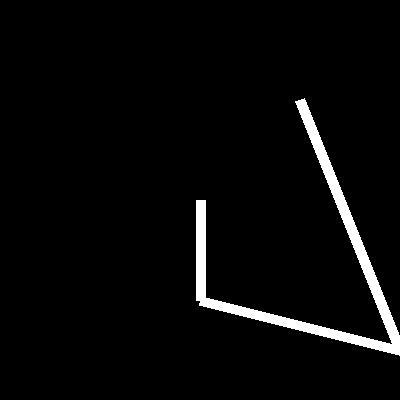
#> input picture tracks/test_track.bmp, 400 x 400 px, found by its file name
$ python edge_follow.py
#> lines starting #> are read from the running program, lines starting #| are printed output that depends on the picture; after the words box and inside, x2 and y2 are one past the last pixel; in counts of white or black regions, pixels touching at a corner belong together
### src/hand_solutions/pixel_ordering.py
import cv2
import numpy as np
from math import sqrt
import numpy as np


def order_pixels(pixel_coords: list, image_width) -> tuple:
    """Function that receives an unordered list of pixel coordinates and returns
    a tuple with the same elements in correct order

    Args:
        pixel_coords (list): list of tuples (x, y)

    Returns:
        tuple: ordered coords
    """
    #pixel_coords = np.asarray(pixel_coords)
    ordered: list = []
    # make dist matrix
    dist_matrix = np.zeros(shape=(len(pixel_coords), len(pixel_coords)))
    for i1, pix in enumerate(pixel_coords):
        for i2, pix2 in enumerate(pixel_coords):
            dist_matrix[i1, i2] = np.linalg.norm(pix-pix2)  # euclidean dist

    # in matrix, start at point closest to 0
    dists = [np.linalg.norm(dist) for dist in pixel_coords - np.array([image_width/2, image_width/2])]
    current_point = np.argmin(dists)
    while(len(ordered) != len(pixel_coords)):
        # save index of current value in ordered if
        ordered.append(current_point)
        # go to row of lowest value in the current row, excluding already found ones
        index_of_min = None
        for i in range(dist_matrix.shape[0]):
            if i in ordered:
                continue
            if not index_of_min:
                index_of_min = i
            if dist_matrix[current_point, i] < dist_matrix[current_point, index_of_min]:
                index_of_min = i
        current_point = index_of_min
    return pixel_coords[ordered]

### src/hand_solutions/edge_follow.py
import numpy as np
import matplotlib.pyplot as plt
from PIL import Image
import cv2 as cv
from src.hand_solutions.pixel_ordering import order_pixels

def add(x, y):
    return x+y


def get_neighbors(point, radius):
    neighbors = []
    for i_y in range(-radius, radius+1):
        for i_x in range(-radius, radius+1):
            if i_x !=0 and i_y != 0:
                neighbors += [tuple(map(add, point ,(i_x, -i_y)))]
    return neighbors


def reduce_corner_candidates(image) -> list:
    """Function to get corner candidates

    Args:
        image (_type_): image (not segemented!)

    Returns:
        list: list of indices of potential corner candidates
    """


def follow_edge(segmented_image) -> list:
    """Function to get the path on an segmented image by line following

    Args:
        segmented_image (_type_): _description_

    Returns:
        list: _description_
    """
    image = np.array(segmented_image)
    initial_point = (200, 200)
    initial_edge_point = None

    # Find initial edge
    for radius in range(1, 10):
        point_right = tuple(map(add, initial_point, (radius, 0)))
        point_left = tuple(map(add, initial_point, (-radius, 0)))
        point_up = tuple(map(add, initial_point, (0, radius)))
        point_down = tuple(map(add, initial_point, (0, -radius)))

        if image[*point_right]:
            initial_edge_point = tuple(map(add, point_right, (radius-1, 0)))
            break
        elif image[*point_left]:
            initial_edge_point = tuple(map(add, point_right, (radius+1, 0)))
            break
        elif image[*point_up]:
            initial_edge_point = tuple(map(add, point_right, (0, radius-1)))
            break
        elif image[*point_down]:
            initial_edge_point = tuple(map(add, point_right, (0, radius+1)))
            break
    if not initial_edge_point:
        raise ValueError("No initial point found")
    print(f"Found point {initial_edge_point}")
    #while
    for ng in get_neighbors(initial_edge_point, radius=1):
        print(ng)
        if image[*ng]:
            next_point = ng
    return [initial_edge_point, next_point]


def convert_ind_to_point(index, image_size) -> tuple:
    x = index // image_size
    y = index % image_size
    return x, y


def gpt_enhanced_method(segmented_image, im_size=400):
    #binary_image = np.array(segmented_image)
    # Perform skeletonization to extract the centerline
    _, bin_image = cv.threshold(segmented_image, 128, 255, cv.THRESH_BINARY)
    skeleton = cv.ximgproc.thinning(bin_image)
    x, y = np.where(skeleton == 255)
    points_skeleton = np.ndarray(shape=(0, 2), dtype=np.int64)
    for i in range(len(x)):
        points_skeleton = np.append(points_skeleton, [np.array((x[i], y[i]))], axis=0)
    pixel_ordered = order_pixels(points_skeleton, 400)
    return pixel_ordered


if __name__ == '__main__':
    #track = Image.open('tracks/test_track.bmp')
    track = cv.imread('tracks/test_track.bmp', cv.IMREAD_GRAYSCALE)
#> track: shape (400, 400); 3.5% white; 1 white region, box (x1, y1, x2, y2) and area: (196, 98, 400, 356) 5667
    skeleton = gpt_enhanced_method(track)
#> in gpt_enhanced_method, `skeleton = cv.ximgproc.thinning(bin_image)`:
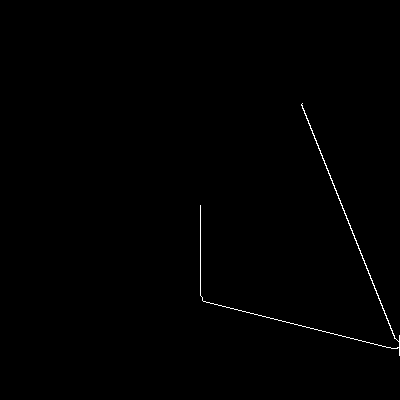
#> skeleton: shape (400, 400); 0.4% white in thin lines or dots, all inside (x1, y1, x2, y2) = (200, 103, 400, 356)
#> in gpt_enhanced_method, `x, y = np.where(skeleton == 255)`: x = 647 values from 103 to 355; y = 647 values, max 399 at index 561, min 200 at index 142, mean 313.5
#> the loop in gpt_enhanced_method, `for i in range(len(x)):` made 647 passes
#> points_skeleton on passes 1 to 3: [[103, 302]], [[103, 302], [104, 301]], [[103, 302], [104, 301], [105, 301]]
#> after the loop in gpt_enhanced_method, `for i in range(len(x)):`: points_skeleton = 647 pairs, first value 103 to 355, second value 200 to 399
#> in order_pixels, `dist_matrix = np.zeros(shape=(len(pixel_coords), len(pixel_coords)))`: dist_matrix: shape (647, 647) float64; every value is 0
#> the loop in order_pixels, `for i1, pix in enumerate(pixel_coords):` made 647 passes
#> pix on passes 1 to 3: [103, 302], [104, 301], [105, 301]
#> after the loop in order_pixels, `for i1, pix in enumerate(pixel_coords):`:
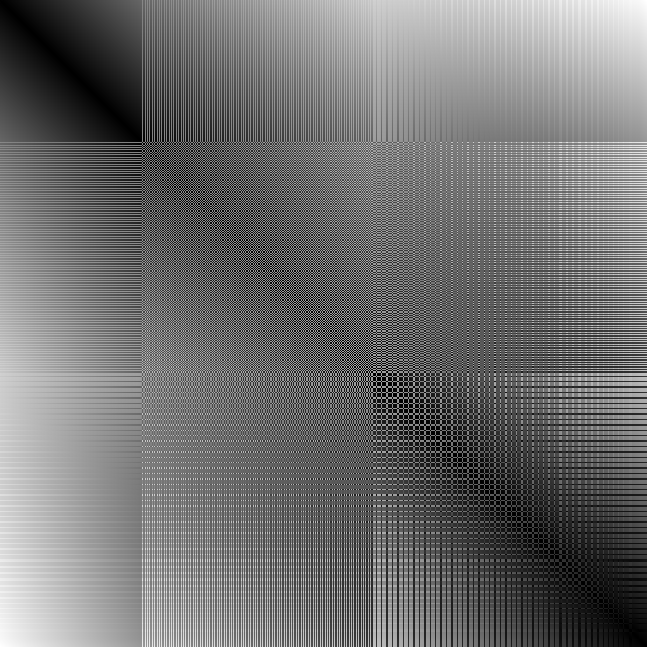
#> dist_matrix: shape (647, 647) float64; min 0, max 270, mean 119.1; drawn with min black and max white
#> in order_pixels, `dists = [np.linalg.norm(dist) for dist in pixel_coords - np.array([ima..`: dists = 647 values, max 252.2 at index 646, min 5 at index 142, mean 150.3
#> in order_pixels, `current_point = np.argmin(dists)`: current_point = 142
#> the loop in order_pixels, `while(len(ordered) != len(pixel_coords)):` made 647 passes
#> current_point on passes 1 to 3: 145, 147, 149
#> after the loop in order_pixels, `while(len(ordered) != len(pixel_coords)):`: ordered = 647 values, max 646 at index 645, min 0 at index 646, mean 323
#> in gpt_enhanced_method, `pixel_ordered = order_pixels(points_skeleton, 400)`: pixel_ordered has the same summary as points_skeleton
#> skeleton has the same summary as points_skeleton in gpt_enhanced_method
    #indices_skeleton = np.where(skeleton == 255)
    track = np.array(track)
    for i, index in enumerate(skeleton):
        track[*index] = i +1
#> this loop made 647 passes
#> index on passes 1 to 3: [205, 200], [206, 200], [207, 200]
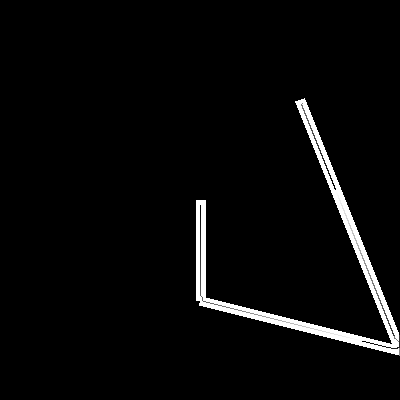
#> track: shape (400, 400); min 0, max 255, mean 8.5
    # merge images
    plt.imshow(track)
    plt.colorbar()
    #plt.imshow(skeleton, cmap='ocean')
    plt.show()
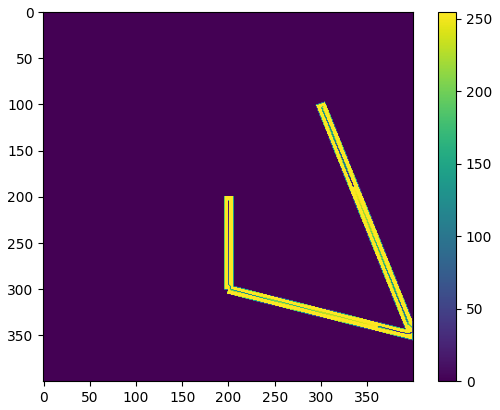
#> figure drawn by matplotlib, 2 panels

    waypoints = follow_edge(track)
#> waypoints = [(201, 200), (202, 199)]
    image_np = np.array(track, dtype=np.int32)
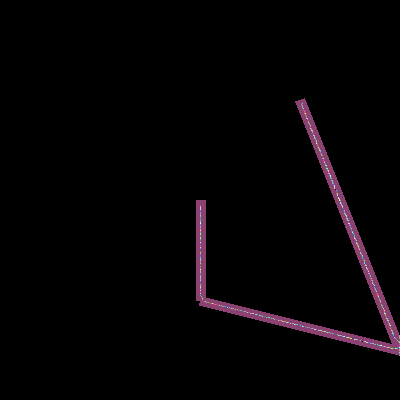
#> image_np: shape (400, 400) int32; 256 distinct labels, from 0 to 255; one colour per label, 0 black
    for waypoint in waypoints:
        image_np[*waypoint] = 2
#> this loop made 2 passes
#> image_np: shape (400, 400) int32; 256 distinct labels, from 0 to 255
    plt.imshow(image_np)
    plt.colorbar()
    plt.show()
